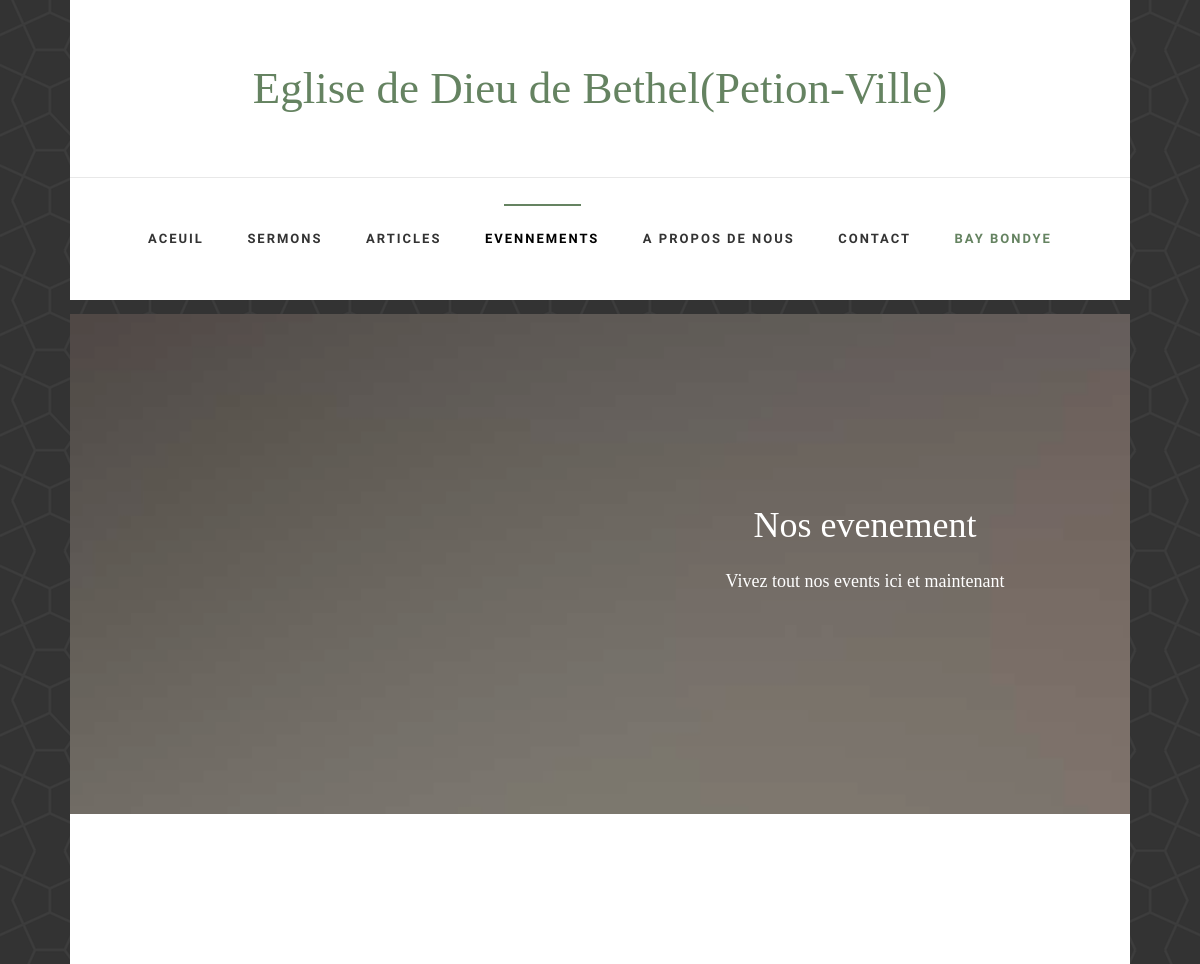
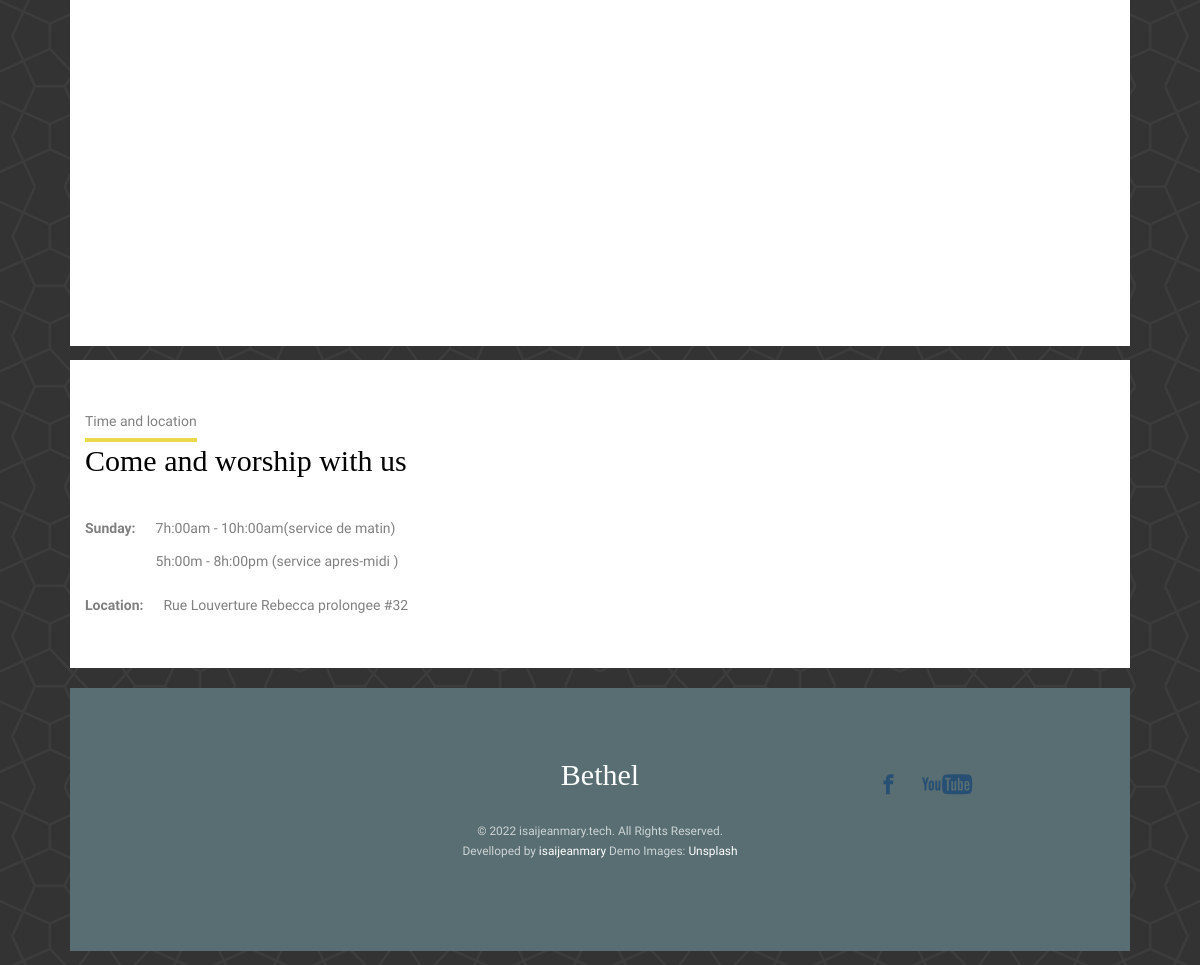
The page /home/events on the database its author committed (2 pictures, top to bottom).
### home/models.py (models this page shows, shortened)
class evenement_main_page(models.Model):
    title=models.CharField(max_length=30,unique=True)
    subtitle=models.TextField()
    show=models.BooleanField(default=True)
    background=models.ForeignKey(Img,on_delete=models.SET_NULL,null=True)

class Img(models.Model):
    description=models.TextField(null=True)
    img=models.ImageField()

class contact_page(models.Model):
    title=models.CharField(max_length=30, default='standard')
    hero_img=models.ForeignKey(Img,on_delete=models.SET_NULL,null=True)
    title_hero=models.CharField(max_length=30, default='Contactez Nous')
    subtile_hero= models.TextField(default="Laissez nous un message, vos demande de prieres.")
    title=models.CharField(max_length=30, default='Contactez Nous')
    subtile= models.TextField(default="Qu'importe ou vous est dans le monde, la puissance du Seigneur reste et demeur le meme")
    title2=models.CharField(max_length=10, default='Address')
    address=models.CharField(max_length=50, default='Rue Louverture Rebecca prolongee #32')
    telphone=models.CharField(max_length=30, default='+509 43 89 0007')
    email=models.EmailField()
    isai_url=models.URLField(default='https://isai.up.railway.app')
    siteweb=models.URLField()
    youtube=models.URLField()
    facebook=models.URLField()
    horraire_dimanche_Matin=models.CharField(max_length=25,default='7h:00am - 10h:00am')
    horraire_dimanche_apres_midi=models.CharField(max_length=25,default='5h:00m - 8h:00pm')
    google_map=models.URLField()
    show=models.BooleanField(default=True)

### home/views.py (the view)
# urls.py: path('home/events', events, name='events'),
def events(request):
    evenement_main_page=models.evenement_main_page.objects.get(show=True)
    evenement=models.evenement.objects.all().order_by('startdate').reverse
    context={'page':evenement_main_page,'event':evenement}
    return render(request,'home/events.html',context)

### home/context_processors.py (called while the page is built)
def credentials(request):
    try:
        contact=contact_page.objects.get(show=True)
    except:
        contact=None
    return{'credentials':contact}

### home/templates/home/events.html (shortened to what this page needs)
{% extends 'home/base.html' %}
{% load static %}
{% block events_active %}class='active'{% endblock %}
{% block body %}
<div class="container-wrap">
	<aside id="fh5co-hero">
		<div class="flexslider">
			<ul class="slides">
			   <li style="background-image: url({{page.background.img.url}});">
				   <div class="overlay"></div>
				   <div class="container-fluid">
					   <div class="row">
						   <div class="col-md-6 col-md-offset-3 text-center slider-text">
							   <div class="slider-text-inner">
								   <h1>{{page.title}}</h1>
									<h2>Vivez tout nos events ici et maintenant</h2>
							   </div>
						   </div>
					   </div>
				   </div>
			   </li>
			  </ul>
		  </div>
	</aside>
	<div id="fh5co-events">
		<div class="row">
		</div>
	</div>
</div>
{% endblock %}

### home/templates/home/base.html (shortened to what this page needs)
{% load static %}
<!DOCTYPE html>
<html lang="en">
<head>
	{% block override%}
	<link rel="stylesheet" href="{% static 'home/css/css2.css' %}">
	{%endblock%}
	<link rel="stylesheet" href="{% static 'home/css/animate.css' %}">
	<link rel="stylesheet" href="{% static 'home/css/icomoon.css' %}">
	<link rel="stylesheet" href="{% static 'home/css/bootstrap.css' %}">
	<link rel="stylesheet" href="{% static 'home/css/magnific-popup.css' %}">
	<link rel="stylesheet" href="{% static 'home/css/flexslider.css' %}">
	<link rel="stylesheet" href="{%static 'home/css/owl.carousel.min.css'%}">
	<link rel="stylesheet" href="{%static 'home/css/owl.theme.default.min.css'%}">
	<link rel="stylesheet" href="{% static 'home/css/style.css' %}">
</head>
<body>
    <div id="page">
    <nav class="fh5co-nav" role="navigation">
		<div class="container-wrap">
			<div class="top-menu">
				<div class="row">
					<div class="col-md-12 col-offset-0 text-center">
						<div id="fh5co-logo"><a href="{% url 'home' %}">Eglise de Dieu de Bethel(Petion-Ville)</a></div>
					</div>
					<div class="col-md-12 col-md-offset-0 text-center menu-1">
						<ul>
							<li
							{% block home_active %}{% endblock %}
							><a href="{% url 'home' %}">Aceuil</a></li>
							<li {% block sermon_active %}{% endblock %}><a href="{% url 'sermons' -1 %}">Sermons</a></li>
							<li {% block article_active %}{% endblock %}><a href="{% url 'articles' -1 %}">Articles</a></li>
							<li {% block events_active %}{% endblock %}><a href="{% url 'events'%}">Evennements</a></li>
							<li {% block about_active %}{% endblock %}><a href="{% url 'about'%}">A propos de nous</a></li>
							<li {% block contact_active %}{% endblock %}><a href="{% url 'contact' %}">Contact</a></li>
							<li {% block bay_active %}{% endblock %}><a href="{% url 'bay' %}" class="donate">Bay Bondye</a></li>
						</ul>
					</div>
				</div>
			</div>
		</div>
	</nav>
    {% block body %}
    {% endblock %}
	<div class="container-wrap">
		<section class="time-location ">
			<div class="container">
			  <div class="row">
				<div class="flex-lg-6">
				  <div class="time-location__content default-section-spacing">
					<div class="section-heading">
					  <span>Time and location</span>
					  <h2>Come and worship with us</h2>
					</div>
					<div class="time-location__time">
					  <div class="info">
						<div class="day bold">Sunday:</div>
						<div class="time">
						  <span>{{credentials.horraire_dimanche_Matin}}(service de matin)</span>
						  <span>{{credentials.horraire_dimanche_apres_midi}} (service apres-midi )</span>
						</div>
					  </div>
					  <div class="info">
						<div class="location bold">Location:</div>
						<div class="location-info"><span>{{credentials.address}}</span></div>
					  </div>
					</div>
				  </div>
				</div>
			  </div>
			</div>
			<div class="time-location__map"><iframe
				 src="{{credentials.google_map}}"
				style="border:0;" allowfullscreen=""></iframe></div>
		</section>
	</div>
    <div class="container-wrap">
		<footer id="fh5co-footer" role="contentinfo">
			<div class="col-md-4 text-center">
			</div>
			<div class="col-md-4 text-center">
				<h2><a href="#">Bethel</a></h2>
			</div>
			<div class="col-md-4 text-center" style="margin:auto ;">
				<p>
					<ul class="fh5co-social-icons">
						<li><a href="{{credentials.facebook}}"><i class="icon-facebook2"></i></a></li>
						<li><a href="{{credentials.youtube}}"><i class="icon-youtube2"></i></a></li>
					</ul>
				</p>
			</div>
			<div class="row copyright">
				<div class="col-md-12 text-center">
					<p>
						<small class="block">&copy; 2022 isaijeanmary.tech. All Rights Reserved.</small>
						<small class="block">Develloped by <a href="{{credentials.isai_url}}" target="_blank">isaijeanmary</a> Demo Images: <a href="http://unsplash.co/" target="_blank">Unsplash</a></small>
					</p>
				</div>
			</div>
		</footer>
	</div>
</div>
</body>
</html>

### rows shown on the page
evenement_main_page: background.img (picture), title "Nos evenement"
contact_page: horraire_dimanche_Matin "7h:00am - 10h:00am", horraire_dimanche_apres_midi "5h:00m - 8h:00pm", address "Rue Louverture Rebecca prolongee #32"
